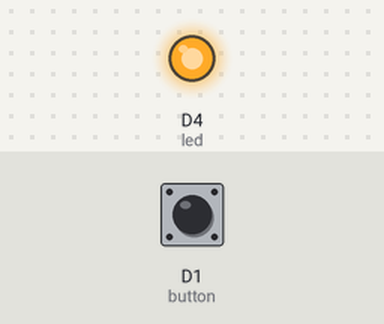
Bench run of a sketch on a simulated ESP8266 (NodeMCU). On the bench: output pins drawn as LEDs (lit = HIGH). Inputs (shaded band) come from the test bench; at power-on: D1 (button) HIGH. What the sketch prints to the serial monitor is not drawn.

Above: at 1.2 s.
1.3 s: D1 (button) pulled LOW for 0.15 s
2.9 s: D1 (button) pulled LOW for 1 s
Timing chart, 0 to 5.9 s (numbered marks = the images above; inputs shaded):
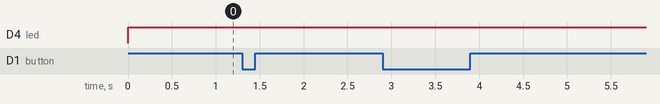

The sketch:

push_button.ino
```cpp
#define button D1
#define led D4
void setup() {
  // put your setup code here, to run once:
  pinMode(button, INPUT);
  pinMode(led, OUTPUT);
  Serial.begin(9600);
}

void loop() {
  // put your main code here, to run repeatedly:
  int a = digitalRead(button);
  digitalWrite(led,1);
  Serial.println(a);
  if (a == LOW){
    digitalWrite(led,0);
  }
  else{
    digitalWrite(led,1);
  }
}
```
